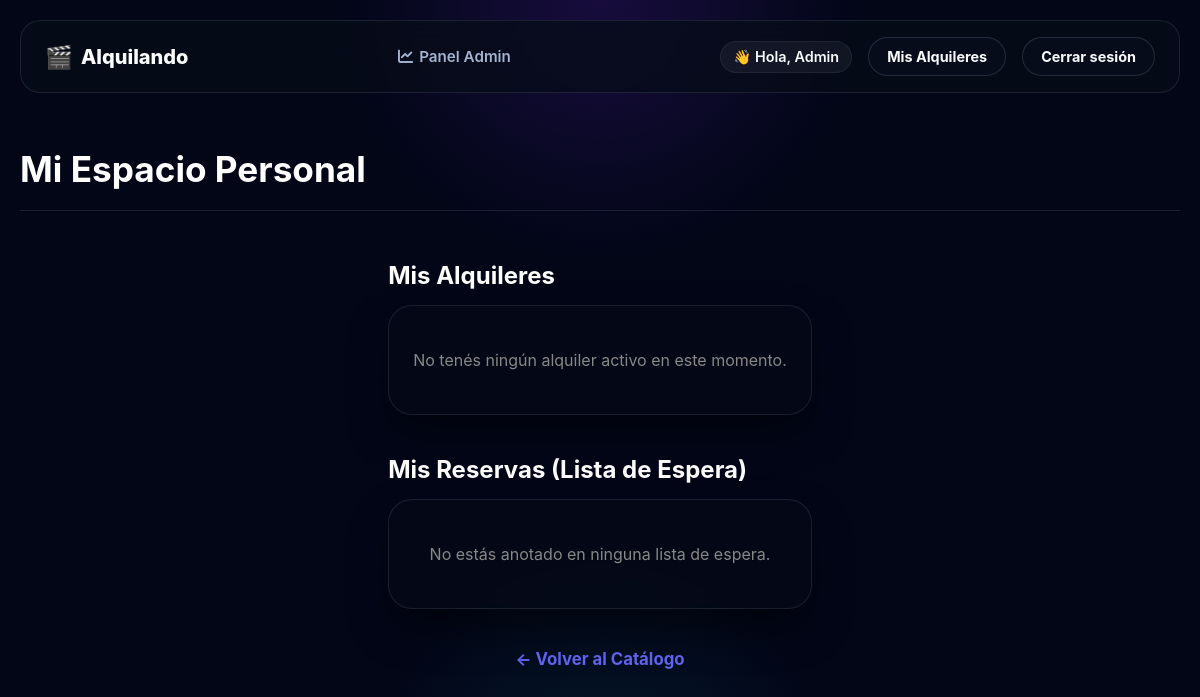
The page /mis-alquileres (signed in) on the database as committed earlier.
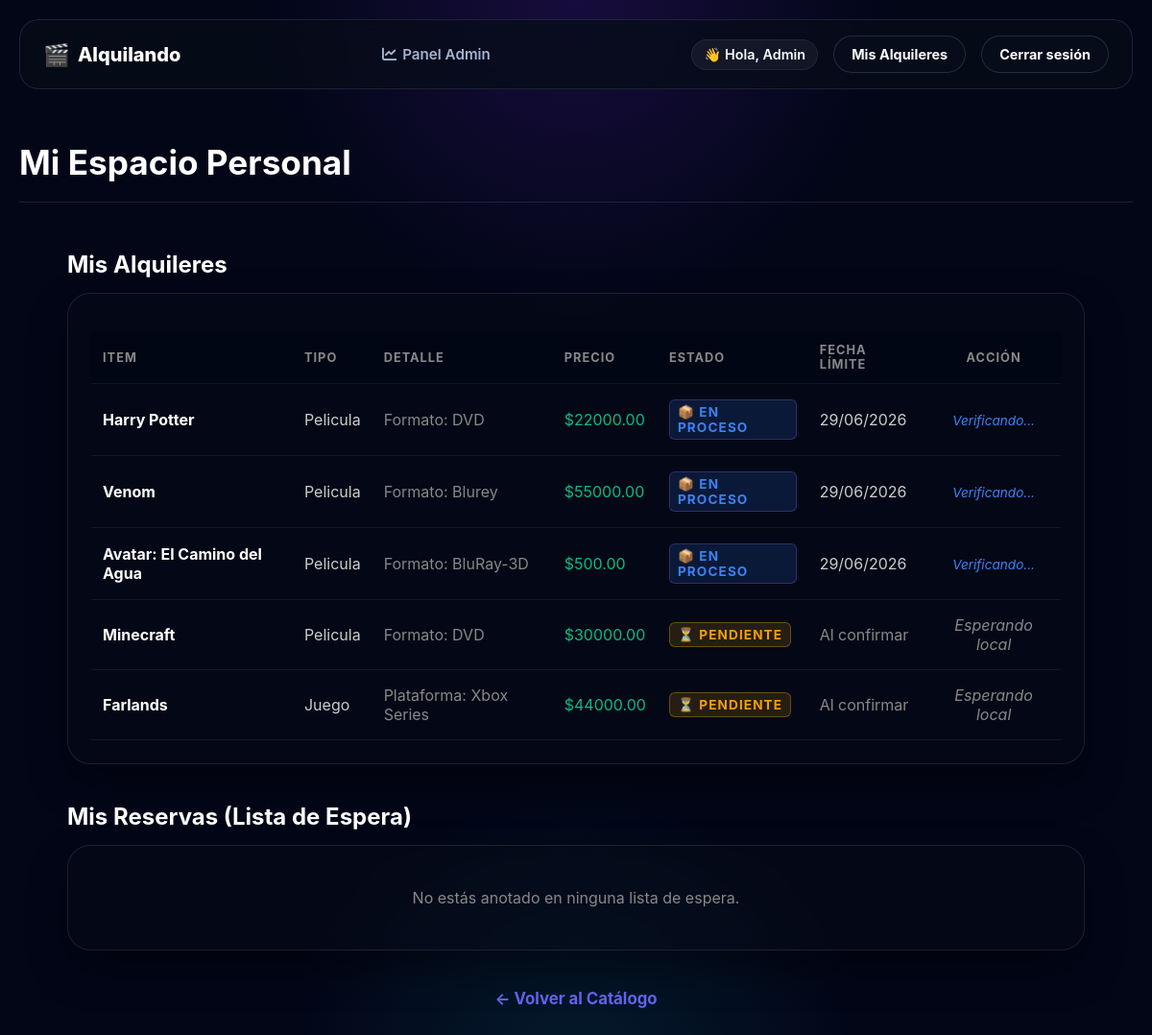
The same page on the database as committed later.
### app.py (models this page shows, shortened)
class Alquiler(db.Model):
    __tablename__ = 'alquileres_activos'
    id = db.Column(db.Integer, primary_key=True)
    usuario_id = db.Column(db.Integer, db.ForeignKey('usuarios.id'), nullable=False)
    producto_id = db.Column(db.Integer, db.ForeignKey('productos_alquiler.id'), nullable=False)
    estado = db.Column(db.String(30), default='pendiente')  # pendiente, activo, dev_pendiente
    fecha_alquiler = db.Column(db.DateTime, nullable=True)
    fecha_vencimiento = db.Column(db.DateTime, nullable=True)
    def esta_vencido(self):
        if self.fecha_vencimiento and datetime.now() > self.fecha_vencimiento:
            return True
        return False

class ProductoAlquiler(db.Model):
    __tablename__ = 'productos_alquiler'
    id = db.Column(db.Integer, primary_key=True)
    titulo = db.Column(db.String(100), nullable=False)
    genero = db.Column(db.String(50), nullable=True)
    alquilado = db.Column(db.Boolean, default=False)
    precio_alquiler = db.Column(db.Float, nullable=False)
    stock = db.Column(db.Integer, default=1)
    imagen = db.Column(db.String(100), default='default.jpg')
    contador_alquileres = db.Column(db.Integer, default=0)
    tipo_producto = db.Column(db.String(50))
    alquileres_activos = db.relationship('Alquiler', backref='producto', lazy=True, cascade='all, delete-orphan')
    __mapper_args__ = {
        'polymorphic_on': tipo_producto,
        'polymorphic_identity': 'producto_generico'
    }

class Juego(ProductoAlquiler):
    plataforma = db.Column(db.String(50), nullable=True)
    __mapper_args__ = {'polymorphic_identity': 'juego'}
    def obtener_especifico(self):
        return f"Plataforma: {self.plataforma}" if self.plataforma else "Sin plataforma"

### app.py (the view)
@app.route('/mis-alquileres')
def mis_alquileres():
    if 'usuario_id' not in session:
        return redirect(url_for('login'))
    usuario_actual = Usuario.buscar_por_id(session['usuario_id'])
    alquileres = Alquiler.query.filter_by(usuario_id=usuario_actual.id).filter(
        Alquiler.estado.in_(['pendiente', 'activo', 'dev_pendiente'])
    ).all()
    return render_template('mis_alquileres.html',
                           alquileres=alquileres,
                           reservas=usuario_actual.reservas_solicitadas)

### app.py (called while the page is built)
    @classmethod
    def buscar_por_id(cls, usuario_id):
        return cls.query.get(usuario_id)

    def obtener_especifico(self):
        return f"Formato: {self.formato}" if self.formato else "Sin formato"

### templates/mis_alquileres.html (shortened to what the changed rows need)
{% extends 'base.html' %}
{% block content %}
<section class="pantalla-principal" style="padding: 20px 0; border-bottom: 1px solid var(--border, #333); margin-bottom: 30px;">
    <h1 style="font-size: 2.2rem; color: #fff; margin: 10px 0 0 0;">Mi Espacio Personal</h1>
</section>
<main class="catalogo" style="max-width: 1100px; margin: 0 auto; padding: 0 20px;">
    <h2 class="subtitulo-seccion" style="font-size: 1.5rem; margin-bottom: 15px; color: #fff;">Mis Alquileres</h2>
    <div class="auth-container" style="max-width: 100%; padding: 24px; margin-bottom: 40px;">
        {% if alquileres %}
            <table class="tabla-panel tabla-cliente" style="width: 100%; border-collapse: collapse; text-align: left;">
                <thead>
                    <tr style="border-bottom: 1px solid #333;">
                        <th style="padding: 12px; color: #888;">Item</th>
                        <th style="padding: 12px; color: #888;">Tipo</th>
                        <th style="padding: 12px; color: #888;">Detalle</th>
                        <th style="padding: 12px; color: #888;">Precio</th>
                        <th style="padding: 12px; color: #888;">Estado</th>
                        <th style="padding: 12px; color: #888;">Fecha Límite</th>
                        <th style="padding: 12px; color: #888; text-align: center;">Acción</th>
                    </tr>
                </thead>
                <tbody>
                    {% for a in alquileres %}
                        {% set vencido = a.esta_vencido() %}
                        <tr {% if vencido %}style="background: rgba(255,68,68,0.04);"{% endif %} style="border-bottom: 1px solid rgba(255,255,255,0.05);">
                            <td style="padding: 16px 12px; font-weight: bold; color: #fff;">{{ a.producto.titulo }}</td>
                            <td class="texto-claro" style="padding: 16px 12px; text-transform: capitalize; color: #ccc;">{{ a.producto.tipo_producto }}</td>
                            <td class="texto-gris" style="padding: 16px 12px; color: #888;">{{ a.producto.obtener_especifico() }}</td>
                            <td class="texto-verde" style="padding: 16px 12px; color: #10b981;">${{ "%.2f"|format(a.producto.precio_alquiler) }}</td>
                            <td style="padding: 16px 12px;">
                                {% if a.estado == 'pendiente' %}
                                    <span class="badge pendiente" style="background: rgba(245,158,11,0.15); color: #f59e0b; padding: 4px 8px; border-radius: 6px; font-size: 0.85rem;">⏳ Pendiente</span>
                                {% elif a.estado == 'activo' and vencido %}
                                    <span class="badge vencido" style="background: rgba(239,68,68,0.15); color: #ef4444; padding: 4px 8px; border-radius: 6px; font-size: 0.85rem;">⚠️ Vencido</span>
                                {% elif a.estado == 'activo' %}
                                    <span class="badge alquiler-ok" style="background: rgba(16,185,129,0.15); color: #10b981; padding: 4px 8px; border-radius: 6px; font-size: 0.85rem;">✔ Activo</span>
                                {% elif a.estado == 'dev_pendiente' %}
                                    <span class="badge dev-pendiente" style="background: rgba(59,130,246,0.15); color: #3b82f6; padding: 4px 8px; border-radius: 6px; font-size: 0.85rem;">📦 En proceso</span>
                                {% endif %}
                            </td>
                            <td style="padding: 16px 12px;">
                                {% if a.estado == 'pendiente' %}
                                    <span class="texto-gris" style="color: #888;">Al confirmar</span>
                                {% elif a.fecha_vencimiento %}
                                    <span style="color: {% if vencido %} #ef4444 {% else %} #ccc {% endif %};">
                                        {{ a.fecha_vencimiento.strftime('%d/%m/%Y') }}
                                    </span>
                                {% else %}
                                    <span class="texto-gris" style="color: #888;">—</span>
                                {% endif %}
                            </td>
                            <td style="padding: 16px 12px; text-align: center;">
                                {% if a.estado == 'pendiente' %}
                                    <span class="texto-gris" style="font-style: italic; color: #888;">Esperando local</span>
                                {% elif a.estado == 'dev_pendiente' %}
                                    <span style="font-style: italic; color: #3b82f6; font-size: 0.85rem;">Verificando...</span>
                                {% endif %}
                            </td>
                        </tr>
                    {% endfor %}
                </tbody>
            </table>
        {% else %}
            <p class="texto-vacio" style="color: #888; text-align: center; padding: 20px 0; margin: 0;">No tenés ningún alquiler activo en este momento.</p>
        {% endif %}
    </div>
    <h2 class="subtitulo-seccion" style="font-size: 1.5rem; margin-bottom: 15px; color: #fff;">Mis Reservas (Lista de Espera)</h2>
</main>
{% endblock %}

Rows that differ between the two databases and show on the page:
added Alquiler: producto.titulo "Harry Potter", producto.tipo_producto "Pelicula", producto.obtener_especifico "Formato: DVD", estado "📦 EN PROCESO", fecha_vencimiento "29/06/2026"
now on this page (row edited): Juego: producto.precio_alquiler "22000.00"
added Alquiler: producto.titulo "Venom", producto.tipo_producto "Pelicula", producto.obtener_especifico "Formato: Blurey", estado "📦 EN PROCESO", fecha_vencimiento "29/06/2026"
now on this page (row edited): Juego: producto.precio_alquiler "55000.00"
added Alquiler: producto.titulo "Avatar: El Camino del Agua", producto.tipo_producto "Pelicula", producto.obtener_especifico "Formato: BluRay-3D", estado "📦 EN PROCESO", fecha_vencimiento "29/06/2026"
now on this page (row edited): Juego: producto.precio_alquiler "500.00"
added Alquiler: producto.titulo "Minecraft", producto.tipo_producto "Pelicula", producto.obtener_especifico "Formato: DVD", estado "⏳ PENDIENTE"
now on this page (row edited): Juego: producto.precio_alquiler "30000.00"
added Alquiler: producto.titulo "Farlands", producto.tipo_producto "Juego", producto.obtener_especifico "Plataforma: Xbox Series", estado "⏳ PENDIENTE"
now on this page (row edited): Juego: producto.precio_alquiler "44000.00"
Other text that changed with them:
text no longer shown: "No tenés ningún alquiler activo en este momento."
text now shown: "ITEM TIPO DETALLE PRECIO ESTADO FECHA LÍMITE ACCIÓN"
